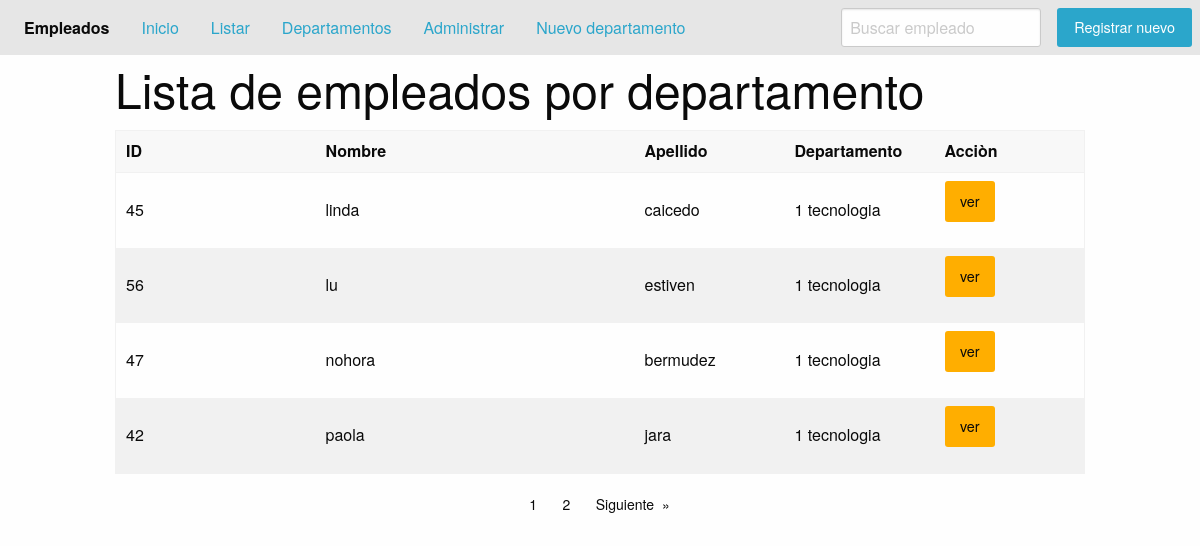
/empleadoxdep/Tech/, run on the app's committed database.
### aplications/employees/models.py (models this page shows, shortened)
class Employee(models.Model):
    JOB_CHOICES = (
        ('0', 'CONTADOR'),
        ('1', 'ADMINISTRADOR'),
        ('2', 'ECONOMISTA'),
        ('3', 'OTRO'),
    )
    first_name = models.CharField('Nombre', max_length=60)
    last_name = models.CharField('apellido', max_length=60)
    full_name = models.CharField('NombreCompleto', max_length=150, blank=True)
    job = models.CharField('ocupaciòn', max_length=1, choices=JOB_CHOICES)
    department = models.ForeignKey(Department, on_delete=models.CASCADE)
    avatar = models.ImageField(upload_to='empleado', blank=True, null=True)
    skills = models.ManyToManyField(Skill)
    class Meta:
        db_table = 'empleado'
        verbose_name = 'empleado'
        verbose_name_plural = 'Empleado de la empresa'
        ordering = ['first_name', 'last_name']

### aplications/departments/models.py (models this page shows)
class Department(models.Model):
    name = models.CharField('Nombre', max_length=50)
    short_name = models.CharField(
        'Nombre corto', max_length=20)
    anulate = models.BooleanField('Anulado', default=False)
    class Meta:
        db_table = 'Department'
        verbose_name = 'Departamento'
        verbose_name_plural = 'Areas de la empresa'
        ordering = ['name']
        unique_together = ('name',)
    def __str__(self):
        return f'{self.id} {self.name}'

### aplications/employees/views.py (the view)
class EmployeeByDepartment(ListView):
    template_name = 'employee/list_by_department.html'
    context_object_name = 'employee'
    paginate_by = 4
    def get_queryset(self):
        parameter = self.kwargs['shorname']
        list_employee = Employee.objects.filter(
            department__short_name=parameter)
        return list_employee

### templates/employee/list_by_department.html (shortened to what this page needs)
{% extends 'base.html' %}
{% block body %}
{% include "includes/header.html" %}
<div class="grid-container">
  <div class="grid-x">
    <h1 class="cell small-12 large-12">Lista de empleados por departamento</h1>
    <div class="cell">
      <table class="stack">
        <thead>
          <tr>
            <th width="200">ID</th>
            <th>Nombre</th>
            <th width="150">Apellido</th>
            <th width="150">Departamento</th>
            <th width="150">Acciòn</th>
          </tr>
        </thead>
        <tbody>
          {% for e in employee %}
          <tr>
            <td>{{ e.id }}</td>
            <td>{{ e.first_name }}</td>
            <td>{{ e.last_name }}</td>
            <td>{{ e.department }}</td>
            <td>
              <a class="button warning" href="{% url 'employee_app:detalle' e.id %}">ver</a>
            </td>
          </tr>
          {% endfor %}
        </tbody>
      </table>
    </div>
    <div class="cell">
      {% if is_paginated %}
      <nav aria-label="Pagination">
        <ul class="pagination text-center">
          {% for pagina in page_obj.paginator.page_range %}
          <li><a href="?page={{ pagina }}">{{ pagina }}</a></li>
          {% endfor %}
          {% if page_obj.has_next %}
          <li class="pagination-next">
            <a href="?page={{page_obj.next_page_number}}">Siguiente</a>
          </li>
          {% endif%}
        </ul>
      </nav>
      {% endif %}
    </div>
  </div>
</div>
{% endblock body %}

### data on the page
Employee: id "45", first_name "linda", last_name "caicedo", department "1 tecnologia"
Employee: id "56", first_name "lu", last_name "estiven", department "1 tecnologia"
Employee: id "47", first_name "nohora", last_name "bermudez", department "1 tecnologia"
Employee: id "42", first_name "paola", last_name "jara", department "1 tecnologia"

### other printed values
{{ pagina }} "1" "2"
